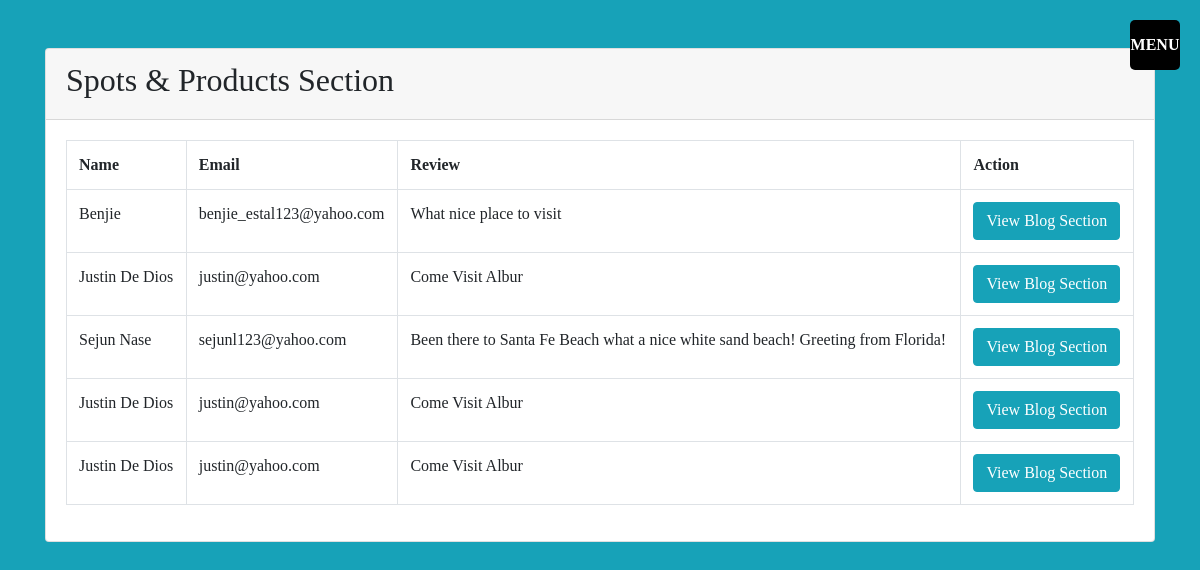
The page /index2.php (signed in) on the database its author committed.
### tables this page shows
CREATE TABLE IF NOT EXISTS `spot` (
  `id` int(20) NOT NULL AUTO_INCREMENT,
  `name` varchar(50) NOT NULL,
  `email` varchar(50) NOT NULL,
  `comment` varchar(100) NOT NULL,
  PRIMARY KEY (`id`)
);

### process3.php (called while the page is built, shortened)
<?php
 	  $sql = 'SELECT * FROM spot';
  	 $result = mysql_query($sql);
?>

### index2.php (the view, shortened to what this page needs)
<?php
include ('process3.php');
?>
<?php
  include ('process3.php');
?>
<!doctype html>
<html lang="en">
  <head>
    <link rel="stylesheet" href="https://stackpath.bootstrapcdn.com/bootstrap/4.4.1/css/bootstrap.min.css">
     <link rel="stylesheet" type="text/css" href="css/bookingcalendar.css" />
  </head>
  <body class ="bg-info">
    <span class="icon"></span>
<div class = "container">
  <div class = "card mt-5">
    <div class = "card-header">
      <h2>Spots & Products Section</h2>
  </div>
      <div class = "card-body">
        <table class ="table table-bordered">
          <tr>
               <th>Name</th>
               <th>Email</th>
               <th>Review</th>
                <th>Action</th>
          </tr>
           <?php
            while($rows=mysql_fetch_array($result)) { ?>
          <tr>
             <td><?php echo $rows['name']; ?></td>
              <td><?php echo $rows['email']; ?></td>
               <td><?php echo $rows['comment']; ?></td>
               <td>
                 <a href = "index3.php?action=order&id<?php echo $rows['id']; ?>" class="btn btn-info">View Blog Section</a>
               </td>
          </tr>
       <?php } ?>
        </table>
   </div>
  </div>
</div>
  </body>
</html>

### css/bookingcalendar.css (style rules this page uses)
html { scroll-behavior: smooth; }
body { margin: 0; padding: 0; font-family: consolas; overflow-x: hidden; }
.icon { position: fixed; right: 20px; top: 20px; width: 50px; height: 50px; z-index: 100001; background: #000; pointer-events: none; border-radius: 5px; }
.icon:before { content: 'close'; position: absolute; top: 0; top: 0; left: 0; right: 0; bottom: 0; color: #fff; text-align: center; line-height: 50px; text-transform: uppercase; font-weight: 700; }
input[type="checkbox"]:checked ~ .icon:before { content: 'menu'; }

### rows shown on the page
spot: name "Benjie", email "benjie_estal123@yahoo.com", comment "What nice place to visit"
spot: name "Justin De Dios", email "justin@yahoo.com", comment "Come Visit Albur"
spot: name "Sejun Nase", email "sejunl123@yahoo.com", comment "Been there to Santa Fe Beach what a nice white sand beach! Greeting from Florida!"
spot: name "Justin De Dios", email "justin@yahoo.com", comment "Come Visit Albur"
spot: name "Justin De Dios", email "justin@yahoo.com", comment "Come Visit Albur"
